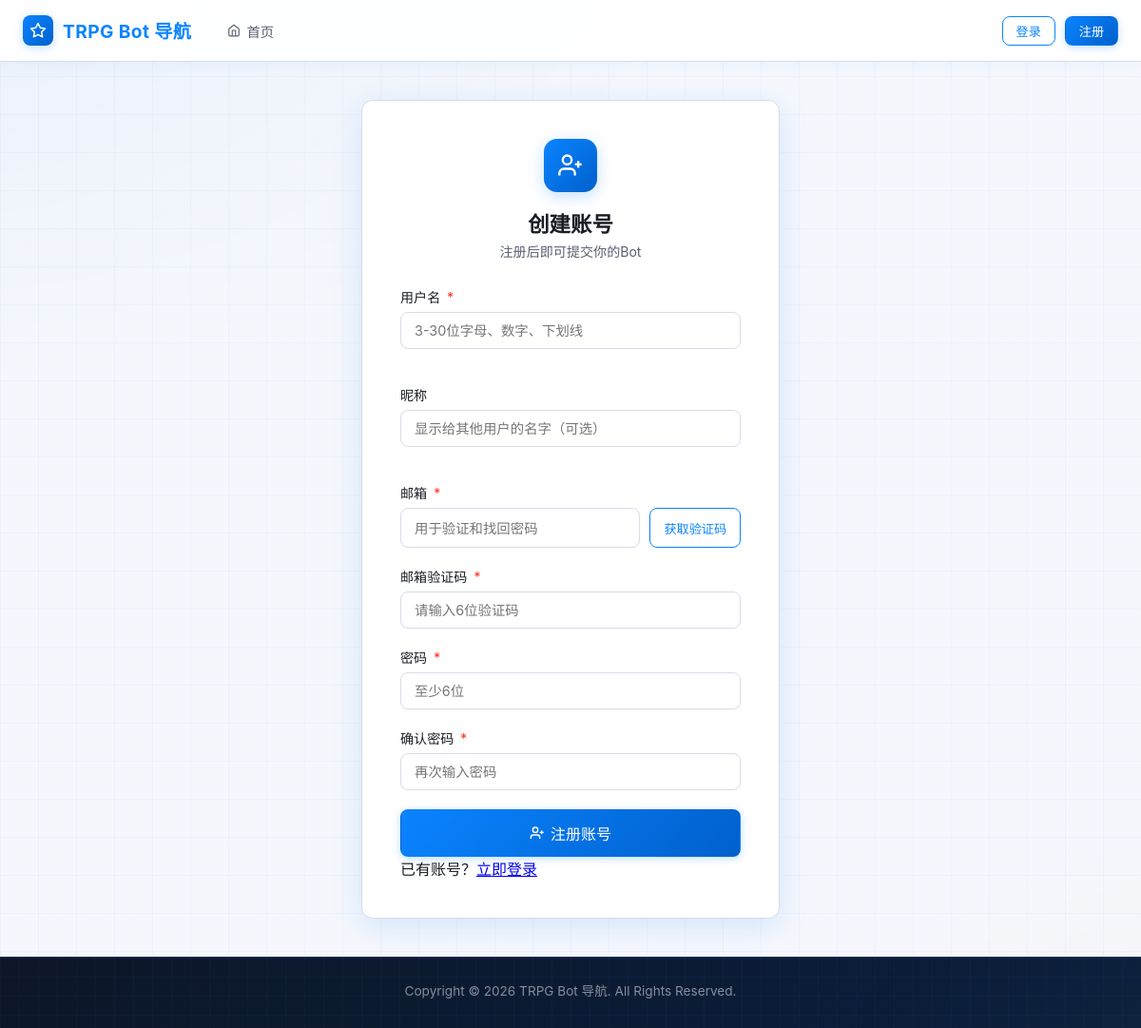
/register.php, run on an earlier commit of the app's database.
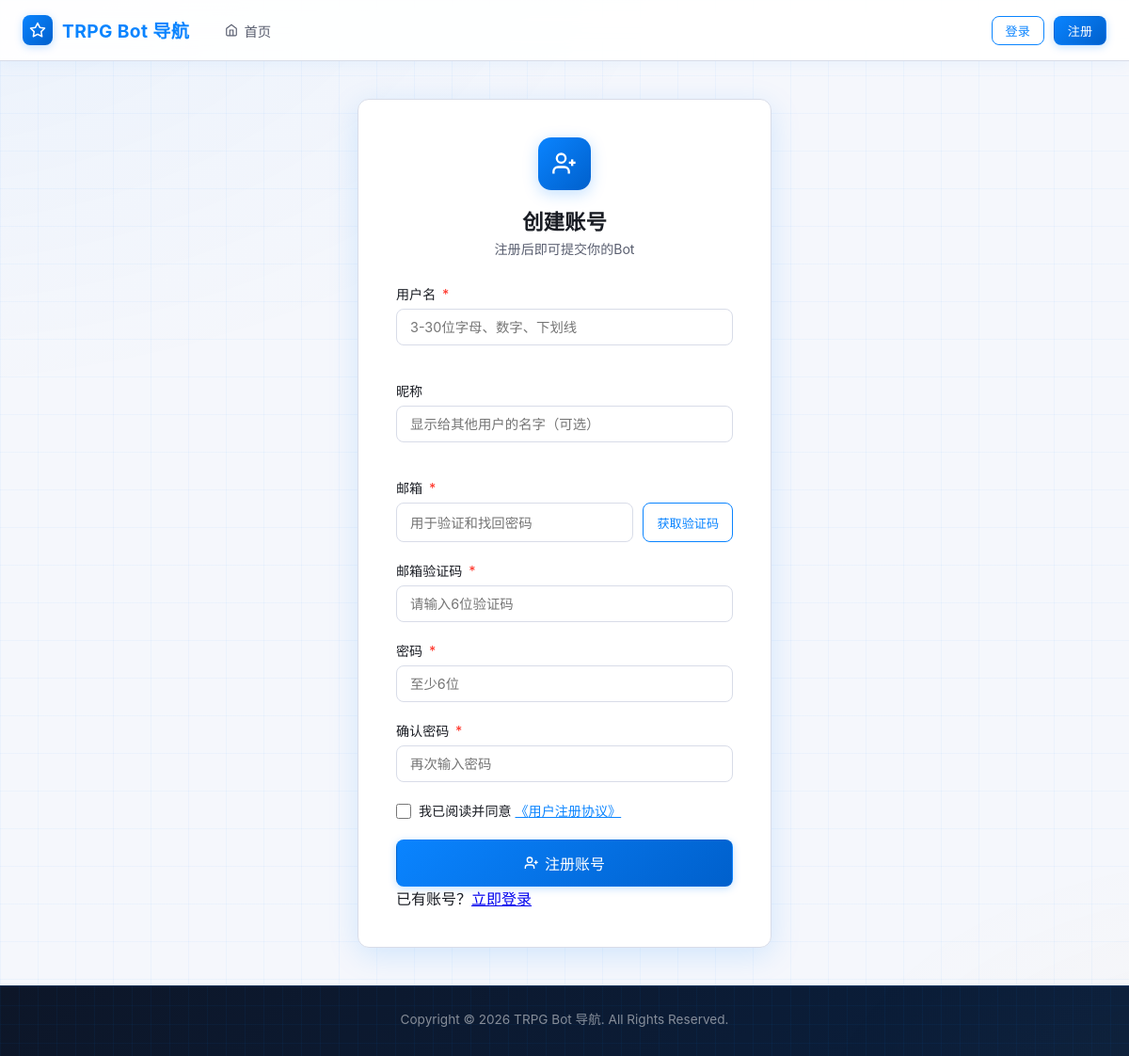
And on a later commit of the database.
### tables this page shows
CREATE TABLE IF NOT EXISTS `agreements` (
  `id`         int(11)      NOT NULL AUTO_INCREMENT,
  `ag_key`     varchar(50)  NOT NULL COMMENT '协议键: register_agreement / publish_agreement',
  `title`      varchar(200) NOT NULL DEFAULT '',
  `content`    text         NOT NULL COMMENT '协议正文（支持HTML）',
  `updated_at` datetime     NOT NULL DEFAULT CURRENT_TIMESTAMP ON UPDATE CURRENT_TIMESTAMP,
  PRIMARY KEY (`id`),
  UNIQUE KEY `uk_ag_key` (`ag_key`)
);

### includes/functions.php (called while the page is built, shortened)
<?php
function getCurrentUser(): ?array {
    return null;
}
function getSiteSetting(string $key, string $default = ''): string {
    static $settings = null;
    if ($settings === null) {
        $pdo = getDB();
        $stmt = $pdo->query('SELECT setting_key, setting_value FROM site_settings');
        $settings = [];
        foreach ($stmt->fetchAll() as $row) {
            $settings[$row['setting_key']] = $row['setting_value'];
        }
    }
    return $settings[$key] ?? $default;
}
function e(string $str): string {
    return htmlspecialchars($str, ENT_QUOTES, 'UTF-8');
}
function getAgreement(string $key): array {
    $pdo  = getDB();
    $stmt = $pdo->prepare('SELECT title, content FROM agreements WHERE ag_key = ?');
    $stmt->execute([$key]);
    return $stmt->fetch() ?: ['title' => '', 'content' => ''];
}

### register.php (the view, shortened to what this page needs)
<?php
require_once __DIR__ . '/includes/functions.php';
$username = $nickname = $email = '';
$regAgreement = getAgreement('register_agreement');
require_once __DIR__ . '/includes/header.php';
?>
<div class="auth-page">
  <div class="auth-card">
    <div class="auth-card-header">
      <div class="auth-logo">
        <svg viewBox="0 0 24 24" fill="none" stroke="currentColor" stroke-width="2"><path d="M16 21v-2a4 4 0 0 0-4-4H6a4 4 0 0 0-4 4v2"/><circle cx="9" cy="7" r="4"/><line x1="19" y1="8" x2="19" y2="14"/><line x1="22" y1="11" x2="16" y2="11"/></svg>
      </div>
      <h1>创建账号</h1>
      <p>注册后即可提交你的Bot</p>
    </div>
    <form method="POST" action="/register.php" id="registerForm">
      <div class="form-group">
        <label class="form-label" for="username">用户名 <span class="required">*</span></label>
        <div class="unique-input-wrap">
          <input type="text" id="username" name="username" class="form-control"
                 placeholder="3-30位字母、数字、下划线" value="<?= e($username) ?>" required autofocus
                 maxlength="30" autocomplete="username">
        </div>
        <div class="unique-hint" id="usernameHint"></div>
      </div>
      <div class="form-group">
        <label class="form-label" for="nickname">昵称</label>
        <div class="unique-input-wrap">
          <input type="text" id="nickname" name="nickname" class="form-control"
                 placeholder="显示给其他用户的名字（可选）" value="<?= e($nickname) ?>" maxlength="50">
        </div>
        <div class="unique-hint" id="nicknameHint"></div>
      </div>
      <div class="form-group">
        <label class="form-label" for="email">邮箱 <span class="required">*</span></label>
        <div class="email-code-row">
          <input type="email" id="email" name="email" class="form-control"
                 placeholder="用于验证和找回密码" value="<?= e($email) ?>" required maxlength="255" autocomplete="email">
          <button type="button" class="btn btn-outline btn-sm" id="sendCodeBtn" onclick="sendCode()">
            获取验证码
          </button>
        </div>
      </div>
      <div class="form-group">
        <label class="form-label" for="verify_code">邮箱验证码 <span class="required">*</span></label>
        <input type="text" id="verify_code" name="verify_code" class="form-control"
               placeholder="请输入6位验证码" maxlength="6" autocomplete="one-time-code"
               inputmode="numeric" pattern="[0-9]{6}">
      </div>
      <div class="form-group">
        <label class="form-label" for="password">密码 <span class="required">*</span></label>
        <input type="password" id="password" name="password" class="form-control"
               placeholder="至少6位" required minlength="6" autocomplete="new-password">
      </div>
      <div class="form-group">
        <label class="form-label" for="password2">确认密码 <span class="required">*</span></label>
        <input type="password" id="password2" name="password2" class="form-control"
               placeholder="再次输入密码" required autocomplete="new-password">
      </div>
      <?php if ($regAgreement['content']): ?>
      <div class="form-group agreement-check-row">
        <label class="agreement-check-label">
          <input type="checkbox" name="agree_register" id="agreeRegister"
                 <?= (isset($_POST['agree_register'])) ? 'checked' : '' ?> required>
          <span>
            我已阅读并同意
            <a href="#" class="agreement-link" onclick="showAgreementModal('reg'); return false;">
              《<?= e($regAgreement['title'] ?: '注册协议') ?>》
            </a>
          </span>
        </label>
      </div>
      <?php endif; ?>
      <button type="submit" class="btn btn-primary w-100 btn-lg">
        <svg width="16" height="16" viewBox="0 0 24 24" fill="none" stroke="currentColor" stroke-width="2"><path d="M16 21v-2a4 4 0 0 0-4-4H6a4 4 0 0 0-4 4v2"/><circle cx="9" cy="7" r="4"/><line x1="19" y1="8" x2="19" y2="14"/><line x1="22" y1="11" x2="16" y2="11"/></svg>
        注册账号
      </button>
    </form>
      已有账号？<a href="/login.php">立即登录</a>
    </div>
  </div>
</div>
<?php require_once __DIR__ . '/includes/footer.php'; ?>

### includes/header.php (shortened to what this page needs)
<?php
require_once __DIR__ . '/functions.php';
$currentUser = getCurrentUser();
$siteName = getSiteSetting('site_name', 'TRPG Bot 导航');
$bodyClass = $bodyClass ?? '';
?>
<!DOCTYPE html>
<html lang="zh-CN">
<head>
<link rel="stylesheet" href="/assets/css/style.css">
</head>
<body class="<?= e($bodyClass) ?>">
<div class="page-wrapper">
<nav class="navbar">
  <div class="navbar-inner">
    <a href="/index.php" class="navbar-brand">
      <div class="brand-icon">
        <svg viewBox="0 0 24 24" fill="none" stroke="currentColor" stroke-width="2" stroke-linecap="round" stroke-linejoin="round"><polygon points="12 2 15.09 8.26 22 9.27 17 14.14 18.18 21.02 12 17.77 5.82 21.02 7 14.14 2 9.27 8.91 8.26 12 2"/></svg>
      </div>
      <?= e($siteName) ?>
    </a>
    <ul class="navbar-nav" id="mainNav">
      <li><a href="/index.php" <?= (basename($_SERVER['PHP_SELF']) === 'index.php') ? 'class="active"' : '' ?>>
        <svg width="14" height="14" viewBox="0 0 24 24" fill="none" stroke="currentColor" stroke-width="2"><path d="M3 9l9-7 9 7v11a2 2 0 0 1-2 2H5a2 2 0 0 1-2-2z"/><polyline points="9 22 9 12 15 12 15 22"/></svg>
        首页
      </a></li>
    </ul>
    <div class="navbar-actions">
      <?php if ($currentUser): ?>
        <span class="text-sm text-gray" style="display:none;" id="usernameShow">
          <?= e($currentUser['nickname'] ?: $currentUser['username']) ?>
        </span>
        <a href="/logout.php" class="btn btn-ghost btn-sm">退出</a>
      <?php else: ?>
        <a href="/login.php" class="btn btn-outline btn-sm">登录</a>
        <a href="/register.php" class="btn btn-primary btn-sm">注册</a>
      <?php endif; ?>
    </div>
  </div>
</nav>
<main>

### includes/footer.php (shortened to what this page needs)
<?php
$copyright = getSiteSetting('copyright', 'Copyright © ' . date('Y') . ' TRPG Bot 导航. All Rights Reserved.');
?>
<footer>
  <div class="footer-inner">
    <div class="footer-copyright"><?= nl2br(e($copyright)) ?></div>
  </div>
</footer>
</body>
</html>

### register.php (style rules this page uses)
.email-code-row { display: flex; gap: 10px; align-items: stretch; }
.email-code-row input { flex: 1; min-width: 0; }
.email-code-row .btn { flex-shrink: 0; white-space: nowrap; height: 42px; }
.agreement-check-row { margin-top:4px; }
.agreement-check-label { display:flex;align-items:flex-start;gap:8px;cursor:pointer;font-size:0.88rem;line-height:1.5; }
.agreement-check-label input[type=checkbox] { margin-top:3px;flex-shrink:0;width:16px;height:16px;accent-color:var(--blue-primary); }
.agreement-link { color:var(--blue-primary);text-decoration:underline; }
.unique-input-wrap { position: relative; display: flex; align-items: center; }
.unique-input-wrap .form-control { padding-right: 36px; }
.unique-hint { font-size: 0.80rem; margin-top: 4px; min-height: 1.1em; transition: all 0.15s; }

What changed in the data, as far as the page shows it:
added agreements: title "用户注册协议"
Also different on the page:
form field agree_register: (not shown) → "☐"
text now shown: "我已阅读并同意 《 》"
